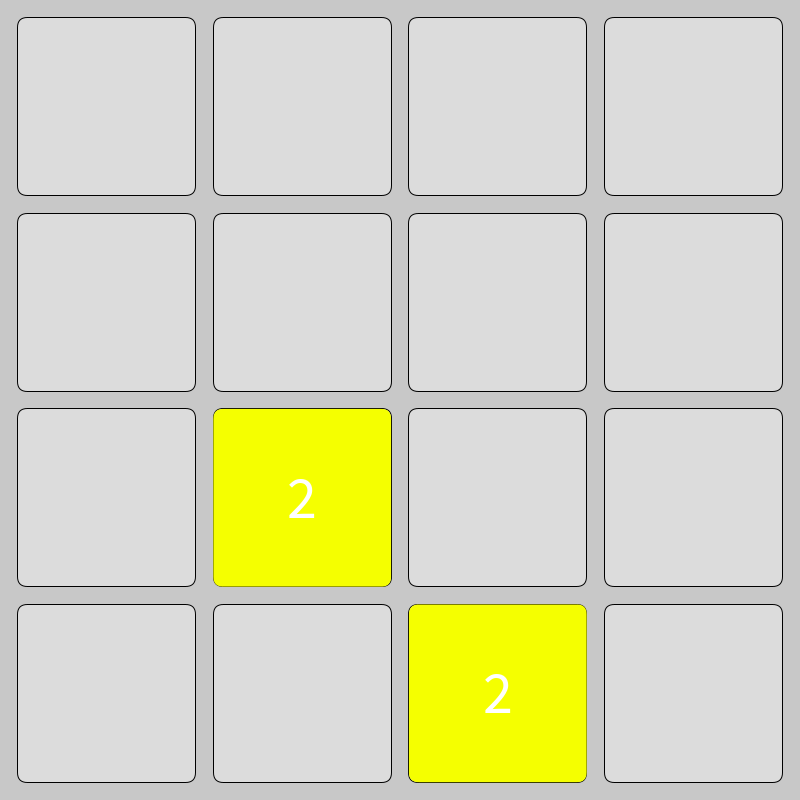
Frame 1 (no input)
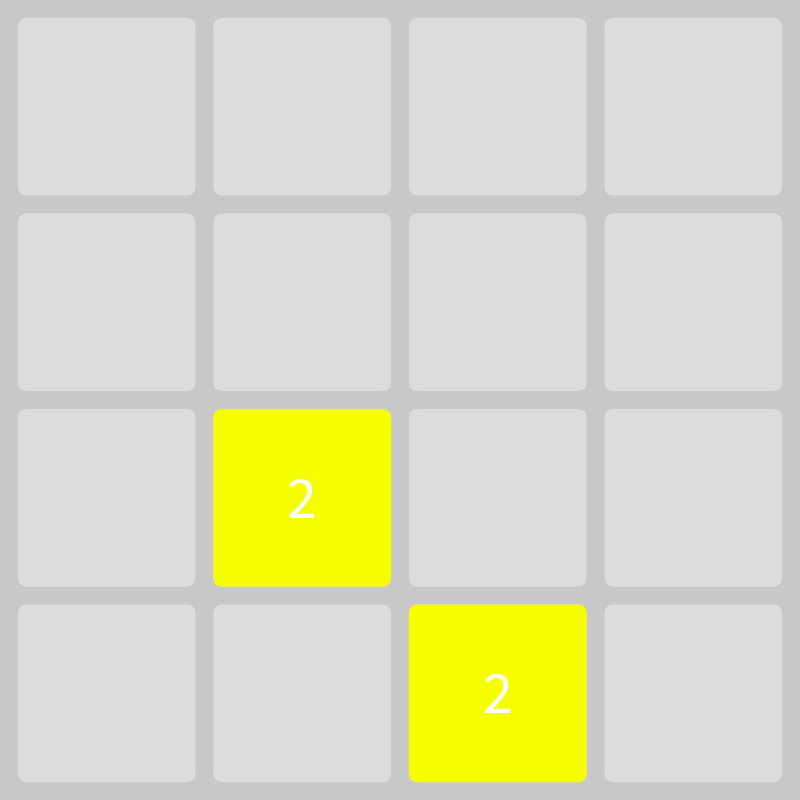
Frame 60 (the mouse pressed at the canvas centre just before this capture)
Frame 120 (the mouse held since frame 60 and released just before this capture): identical to frame 60, image omitted

The Processing sketch that drew these frames (run headless with seeded random() and noise(); from frame 60 on, the mouse is pressed at the canvas centre):

// Processing sketch: Moving_2048
// ── Moving_2048.pde
Square[] squares = new Square[16];
State state = new State();

float rectSize;
float rectSpacer;

void setup() {
  size(800, 800);
  rectMode(CENTER);
  textSize(60);
  textAlign(CENTER);
  colorMode(HSB);


  rectSize = min(width, height)/4.5;
  rectSpacer = (width-4*rectSize)/5;
  for (int i = 0; i < 16; i++)
    squares[i] = new Square(i);
  makeNumber(2);
}

void draw() {
  background(200);
  for (int y = 0; y < 4; y++) {
    for (int x = 0; x < 4; x++) {
      fill(220);
      rect((x+1)*rectSpacer + x*rectSize + rectSize/2, (y+1)*rectSpacer + y*rectSize + rectSize/2, rectSize, rectSize, 10);
    }
  }
  for (Square square : squares) {
    square.show();
  }
  state.update();
  if (keyPressed &! state.lastPressed && state.changed) {
    makeNumber(1);
  }
  state.lastPressed = keyPressed;
}

class Square {
  int x, y, ID, total;
  float xPos, yPos, targetXPos, targetYPos;

  Square(int ID_) {
    ID = ID_;
    x = ID % 4;
    for (int i = 0; i < 4; i++) { 
      if (15-i*4 >= ID) 
        y = 3-i;
    }
    xPos = (x+1)*rectSpacer + x*rectSize + rectSize/2;
    yPos = (y+1)*rectSpacer + y*rectSize + rectSize/2;
  }

  void show() {
    noStroke();
    if (total > 0) {
      fill(map(total, 0, 12, 25, 255), 255, 255);
      rect(xPos, yPos, rectSize, rectSize, 10);
      fill(255);
      text(str(int(pow(2, total))), xPos, yPos+20);
    }
  }
}

class State {
  int gameScore;
  boolean moving, up, down, left, right, changed, lastPressed, added;

  State() {
  }

  void update() {
    changed = false;
    if (up) {
      for (int i = 4; i < squares.length; i++) {
        added = false;
        if (squares[i].total > 0)
          moveUp(i);
      }
    }
    println(changed);
    if (down) {
      for (int i = squares.length-1; i >= 0; i--) {
        added = false;
        if (squares[i].total > 0)
          moveDown(squares[i].ID);
      }
    }
    if (left) {
      for (int x = 0; x <= 3; x++) {
        for (int y = 0; y <= 3; y++) {
          added = false;
          if (squares[y*4 + x].total > 0)
            moveLeft(squares[y*4 + x].ID);
        }
      }
    }
    if (right) {
      for (int x = 2; x >= 0; x--) {
        for (int y = 0; y <= 3; y++) {
          added = false;
          if (squares[y*4 + x].total > 0)
            moveRight(squares[y*4 + x].ID);
        }
      }
    }
    up = false;
    down = false;
    left = false;
    right = false;
  }

  void moveUp(int ID_) {
    if (squares[ID_].y > 0) {
      if (squares[ID_-4].total == 0) {
        squares[ID_ - 4].total = squares[ID_].total;
        squares[ID_].total = 0;
        changed = true;
        moveUp(ID_-4);
      } else if (!added && squares[ID_-4].total == squares[ID_].total) {
        squares[ID_-4].total ++;
        squares[ID_].total = 0;
        added = true;
        moveUp(ID_-4);
        changed = true;
      }
    }
  }

  void moveDown(int ID_) {
    if (squares[ID_].y < 3) {
      if (squares[ID_+4].total == 0) {
        squares[ID_ + 4].total = squares[ID_].total;
        squares[ID_].total = 0;
        moveDown(ID_+4);
        changed = true;
      } else if (!added && squares[ID_+4].total == squares[ID_].total) {
        squares[ID_ + 4].total ++;
        squares[ID_].total = 0;
        added = true;
        moveDown(ID_+4);
        changed = true;
      }
    }
  }

  void moveLeft(int ID_) {
    if (squares[ID_].x > 0) {
      if (squares[ID_-1].total == 0) {
        squares[ID_ - 1].total = squares[ID_].total;
        squares[ID_].total = 0;
        moveLeft(ID_-1);
        changed = true;
      } else if (!added && squares[ID_-1].total == squares[ID_].total) {
        squares[ID_ - 1].total ++;
        squares[ID_].total = 0;
        added = true;
        moveLeft(ID_-1);
        changed = true;
      }
    }
  }

  void moveRight(int ID_) {
    if (squares[ID_].x < 3) {
      if (squares[ID_+1].total == 0) {
        squares[ID_ + 1].total = squares[ID_].total;
        squares[ID_].total = 0;
        moveRight(ID_+1);
        changed = true;
      } else if (!added && squares[ID_+1].total == squares[ID_].total) {
        squares[ID_+1].total ++;
        squares[ID_].total = 0;
        added = true;
        moveRight(ID_+1);
        changed = true;
      }
    }
  }
}

void makeNumber(int iterations_) {
  do {
    int randomSquare = int(random(0, 15));
    if (squares[randomSquare].total == 0) {
      if (random(10) > 8)
        squares[randomSquare].total = 2;
      else
        squares[randomSquare].total = 1;
      iterations_--;
    }
  } while (iterations_ > 0);
}

void keyPressed() {
  if (!state.moving) {
    switch (keyCode) {
      case UP:
      state.up = true;
      break;
      case DOWN:
      state.down = true;
      break;
      case LEFT:
      state.left = true;
      break;
      case RIGHT:
      state.right = true;
      break;
    }
  }
}

void keyReleased() {
  if (!state.moving) {
    switch (keyCode) {
      case UP:
      state.up = false;
      break;
      case DOWN:
      state.down = false;
      break;
      case LEFT:
      state.left = false;
      break;
      case RIGHT:
      state.right = false;
      break;
    }
  }
}
